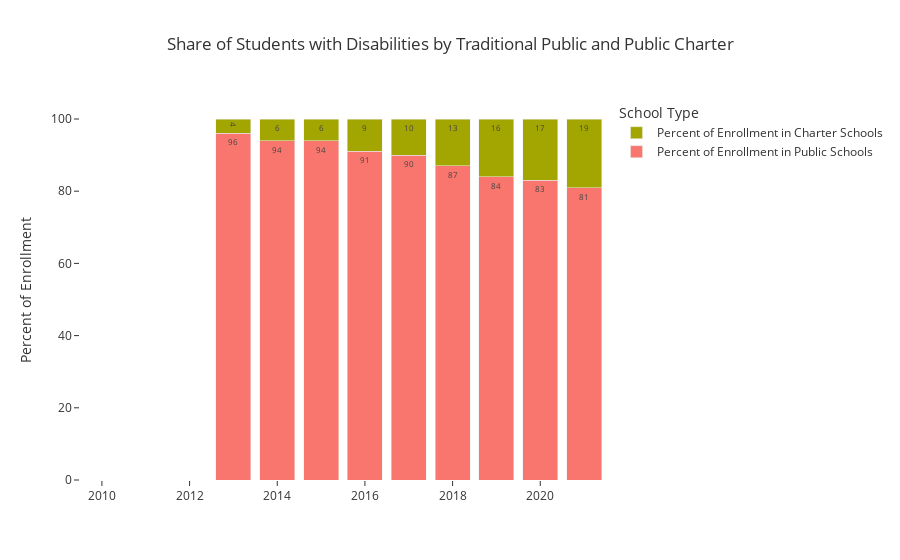

This figure's notebook cell:
### Code cell
fig = go.Figure()

fig.add_trace(go.Bar(x=swd_enrollments_by_school_type['file_year'], 
                     y=swd_enrollments_by_school_type['swd_public_share_of_pct'], 
                     name='Percent of Enrollment in Public Schools',
                     textposition='auto',
                     text=swd_enrollments_by_school_type['swd_public_share_of_pct']
                     ))
fig.add_trace(go.Bar(x=swd_enrollments_by_school_type['file_year'], 
                     y=swd_enrollments_by_school_type['swd_charter_share_of_pct'], 
                     name='Percent of Enrollment in Charter Schools',
                     textposition='auto',
                     text=swd_enrollments_by_school_type['swd_charter_share_of_pct']
                     ))
fig.update_layout(barmode='stack',
                  legend_title_text='School Type',
                  title='Share of Students with Disabilities by Traditional Public and Public Charter',
                  template='ggplot2',
                  paper_bgcolor='white', 
                  plot_bgcolor='white',)
fig.update_traces(textposition='inside', textfont_size=8)
fig.update_yaxes(title_text="Percent of Enrollment")
fig.show()

### Figure 1 — Plotly figure (JSON) as saved in the notebook; plotly's stock layout.template omitted (floating-point values rounded to 4 significant figures)
{"data": [{"name": "Percent of Enrollment in Public Schools", "text": [null, null, null, 96, 94, 94, 91, 90, 87, 84, 83, 81], "textfont": {"size": 8}, "textposition": "inside", "type": "bar", "x": [2010, 2011, 2012, 2013, 2014, 2015, 2016, 2017, 2018, 2019, 2020, 2021], "y": [null, null, null, 96, 94, 94, 91, 90, 87, 84, 83, 81]}, {"name": "Percent of Enrollment in Charter Schools", "text": [null, null, null, 4, 6, 6, 9, 10, 13, 16, 17, 19], "textfont": {"size": 8}, "textposition": "inside", "type": "bar", "x": [2010, 2011, 2012, 2013, 2014, 2015, 2016, 2017, 2018, 2019, 2020, 2021], "y": [null, null, null, 4, 6, 6, 9, 10, 13, 16, 17, 19]}], "layout": {"autosize": true, "barmode": "stack", "legend": {"title": {"text": "School Type"}}, "paper_bgcolor": "white", "plot_bgcolor": "white", "title": {"text": "Share of Students with Disabilities by Traditional Public and Public Charter"}, "xaxis": {"autorange": true, "range": [2010.0, 2022.0], "type": "linear"}, "yaxis": {"autorange": true, "range": [0, 105.3], "title": {"text": "Percent of Enrollment"}, "type": "linear"}}}
